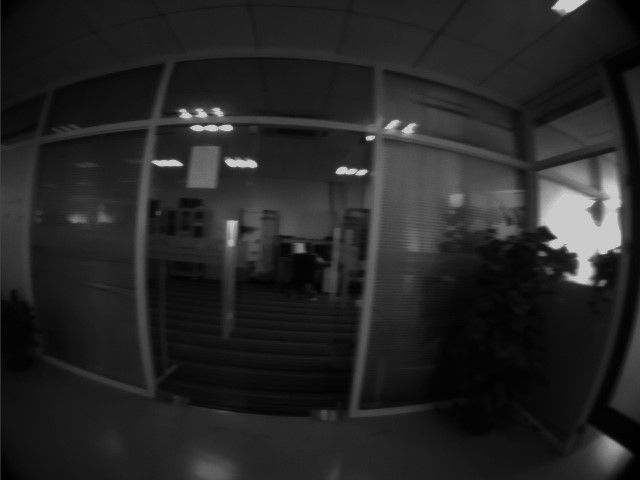
#> input picture images/input/test_o.jpg, 640 x 480 px
$ python HistogramSpecialization.py
#> lines starting #> are read from the running program, lines starting #| are printed output that depends on the picture
#!/usr/bin/env
# -*- coding: utf-8 -*-
'''
Script Name     : HistogramSpecialization
Author          : Charles Young
Python Version  : Python 3.5.4
Requirements    : (Please check document: requirements.txt or use command "pip install -r requirements.txt")
Date     		: 2018-09-18
'''

'''This script implements a histogram specialization algorithm described as follows.
Histogram Specialization Algorithm (HSA):
Step 1: Calculate the cumulative histogram of the first image: f_1(I).
Step 2: Calculate the cumulative histogram of the second image: f_2(I).
Step 3: Build a lookup table I' = finv_2(f_1(I)) by finding the corresponding gray level
	I'_j of each gray level I_i, where I'_j = argmin_j |f_1(I_i) - f_2(I'_j)|.
Step 4: Map the new intensity of each pixel by finding the lookup table.
'''

import numpy as np
import matplotlib.pyplot as plt # require pillow
import matplotlib.image as mpimg
import argparse
import os.path

images_dir = "images/input/"

def get_args():
    parser = argparse.ArgumentParser()
    origin_file = "test_o.jpg"
    target_file = "test_t.jpg"
    parser.add_argument('-o', "--origin_file", default = origin_file, help = "Original images to be specialized.")
    parser.add_argument('-t', "--target_file", default = target_file, help = "Target images.")
    return parser.parse_args()


def rgb2gray(rgb_image):
	"""
	Transform the input rgb image to corresponding grayscale image.grayscale

	Arguments:
    -----------
        rgb_image: np.ndarray
            Image to transform

    Returns:
    -----------
        gray_image: np.ndarray
            The transformed output image
	"""
	return np.dot(rgb_image[...,:3], [0.299, 0.587, 0.114])


def imhist(img):
	"""
	Get the histogram of input image.

    Arguments:
    -----------
        img: np.ndarray
            Input image

    Returns:
    	pixel_val: np.ndarray
			The set of unique pixel values, s.t. the x axis values of histogram.
		pixel_cnt: np.ndarray
			Corresponding counts of the pixel_val, s.t. the y axis values of histogram.
    -----------

	"""
	pixel_val, pixel_cnt = np.unique(img, return_counts = True)
	return pixel_val, pixel_cnt


def ecdf(img):
	"""
	Compute the empirical cumulative distribution function of the input image.

    Arguments:
    -----------
        img: np.ndarray
            Input image

    Returns:
    -----------
    	pixel_val: np.ndarray
			The set of unique pixel values, s.t. the x axis values of the empirical cumulative distribution.
		ecdf: np.ndarray
			The cumulative probability density values, s.t. the y axis values of histogram.
    """

	# Get the set of unique pixel values and their corresponding counts.
	pixel_val, pixel_cnt = imhist(img)
	# Calculate cumsum.
	ecdf = np.cumsum(pixel_cnt).astype(np.float64)
	# Normalize to [0,1].
	ecdf /= ecdf[-1]
	return pixel_val, ecdf


def hist_match(x_org, y_org, x_tar, y_tar):
    """
    Build the lookup table described in step 3.

    Arguments:
    -----------
    	x_org, y_org: np.ndarray
    		The cumulative distribution function of orginal image.
    	x_tar, y_tar: np.ndarray
    		The cumulative distribution function of target image.

    Returns:
    -----------
    	x_lookup, y_lookup: np.ndarray
    		Map from original brightness to target brightness.
    """
    x_lookup = np.zeros(x_org.shape)
    y_lookup = np.zeros(y_org.shape)

    for i in range(x_lookup.shape[0]):
    	x_lookup[i] = x_org[i]
    	y_lookup[i] = x_tar[np.argmin(np.abs(y_tar - y_org[i]))]

    return x_lookup, y_lookup


def hist_specialize(img_org, img_tar, x_lookup, y_lookup):
	"""
    Map the new intensity of each pixel by finding the lookup table.

    Arguments:
    -----------
		img_org: np.ndarray
			The original image.
		img_tar: np.ndarray
			The target image.
    	x_lookup, y_lookup: np.ndarray
    		Map from original brightness to target brightness.

    Returns:
    	img_adj: np.ndarray
    		The adjusted image.
    -----------

	"""
	img_adj = np.zeros(img_org.shape)
	row, col = img_org.shape
	for i in range(row):
		for j in range(col):
			org_idx = np.argwhere(x_lookup == img_org[i][j])[0][0]
			img_adj[i][j] = y_lookup[org_idx]
	return img_adj


def disp(img):
	img_org, img_adj, img_tar = img

	x_org_hist, y_org_hist = imhist(img_org)
	x_adj_hist, y_adj_hist = imhist(img_adj)
	x_tar_hist, y_tar_hist = imhist(img_tar)

	x_org_cdf, y_org_cdf = ecdf(img_org)
	x_adj_cdf, y_adj_cdf = ecdf(img_adj)
	x_tar_cdf, y_tar_cdf = ecdf(img_tar)

 	# Plot result.
	fig = plt.figure()
	gs = plt.GridSpec(3, 3)
	ax1 = fig.add_subplot(gs[0, 0])
	ax2 = fig.add_subplot(gs[0, 1], sharex = ax1, sharey = ax1)
	ax3 = fig.add_subplot(gs[0, 2], sharex = ax1, sharey = ax1)
	ax4 = fig.add_subplot(gs[1, 0])
	ax5 = fig.add_subplot(gs[1, 1], sharex = ax4, sharey = ax4)
	ax6 = fig.add_subplot(gs[1, 2], sharex = ax4, sharey = ax4)
	ax7 = fig.add_subplot(gs[2, :])
	for aa in (ax1, ax2, ax3):
	    aa.set_axis_off()

	ax1.imshow(img_org, cmap = plt.cm.gray)
	ax1.set_title('Original')
	ax2.imshow(img_adj, cmap = plt.cm.gray)
	ax2.set_title('Adjusted')
	ax3.imshow(img_tar, cmap = plt.cm.gray)
	ax3.set_title('Target')

	ax4.plot(x_org_hist, y_org_hist, '--k', lw = 1, label = 'Original')
	ax4.fill_between(x_org_hist, y_org_hist, interpolate = True, color = 'green', alpha = 0.5)
	ax5.plot(x_adj_hist, y_adj_hist, '--k', lw = 1, label = 'Adjusted')
	ax5.fill_between(x_adj_hist, y_adj_hist, interpolate = True, color = 'green', alpha = 0.5)
	ax6.plot(x_tar_hist, y_tar_hist, '--k', lw = 1, label = 'Target')
	ax6.fill_between(x_tar_hist, y_tar_hist, interpolate = True, color = 'green', alpha = 0.5)

	ax7.plot(x_org_cdf, y_org_cdf, '-r', lw = 3, label = 'Original')
	ax7.plot(x_adj_cdf, y_adj_cdf, '-b', lw = 3, label = 'Adjusted')
	ax7.plot(x_tar_cdf, y_tar_cdf, '--y', lw = 3, label = 'Target')
	ax7.set_xlim(x_org_cdf[0], x_org_cdf[-1])
	ax7.set_xlabel('Pixel value')
	ax7.set_ylabel('Cumulative %')
	ax7.legend(loc = 5)

	plt.show()


def main():
	# Get input images path.
	args = get_args()

	# Read in input images.
	img_org = rgb2gray(mpimg.imread(os.path.join(images_dir, args.origin_file)))
	img_tar = rgb2gray(mpimg.imread(os.path.join(images_dir, args.target_file)))
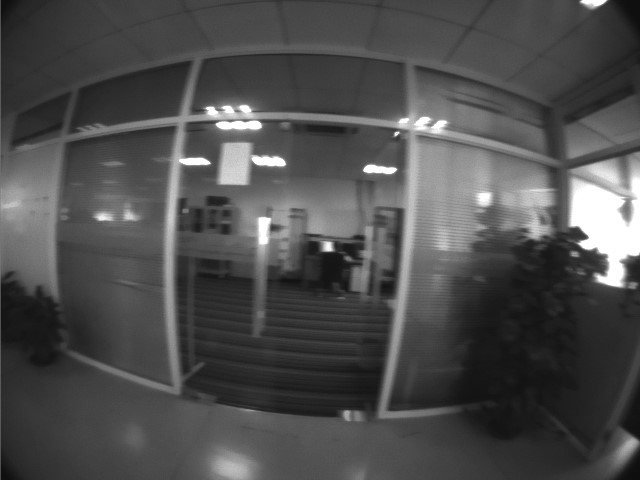
#> input picture images/input/test_t.jpg, 640 x 480 px

	# Implement step 1 and step 2 -- calculate the cumulative histograms of both images.
	x_org_cdf, y_org_cdf = ecdf(img_org)
#> in imhist, `pixel_val, pixel_cnt = np.unique(img, return_counts = True)`: pixel_val = 215 values from 0 to 216; pixel_cnt = 215 values, max 8894 at index 31, min 1 at index 211, mean 1428.8
#> in ecdf, `pixel_val, pixel_cnt = imhist(img)`: pixel_val = 215 values from 0 to 216
#> in ecdf, `ecdf = np.cumsum(pixel_cnt).astype(np.float64)`: ecdf = 215 values from 632 to 307200
#> in ecdf, `ecdf /= ecdf[-1]`: ecdf = 215 values from 0.00206 to 1
#> x_org_cdf = 215 values from 0 to 216; y_org_cdf = 215 values from 0.00206 to 1
	x_tar_cdf, y_tar_cdf = ecdf(img_tar)
#> x_tar_cdf = 243 values from 13 to 255; y_tar_cdf = 243 values from 1.3e-05 to 1

	# Implement step 3 -- calculate lookup table.
	x_lookup, y_lookup = hist_match(x_org_cdf, y_org_cdf, x_tar_cdf, y_tar_cdf)
#> after the loop in hist_match, `for i in range(x_lookup.shape[0]):`: x_lookup = 215 values from 0 to 216; y_lookup = 215 values from 17 to 255
#> x_lookup = 215 values from 0 to 216; y_lookup = 215 values from 17 to 255

	# Implement step 4 -- map the new intensity of each pixel.
	img_adj = hist_specialize(img_org, img_tar, x_lookup, y_lookup)
#> after the loop in hist_specialize, `for i in range(row):`:
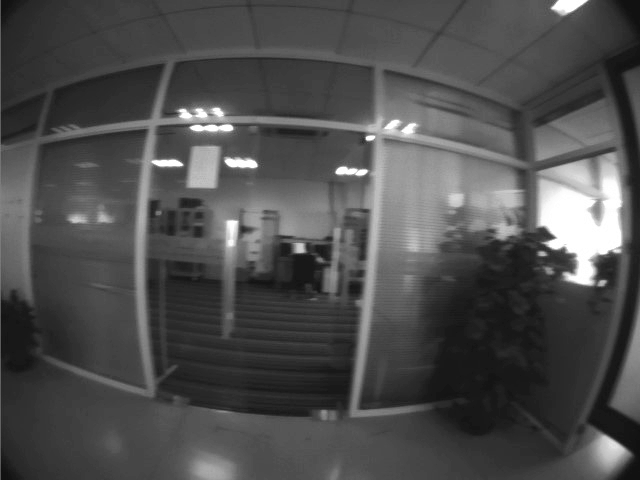
#> img_adj: shape (480, 640) float64; min 17, max 255, mean 78.3

	# Display results.
	disp((img_org, img_adj, img_tar))
#> in disp, `x_org_hist, y_org_hist = imhist(img_org)`: x_org_hist = 215 values from 0 to 216; y_org_hist has the same summary as pixel_cnt in imhist
#> in disp, `x_adj_hist, y_adj_hist = imhist(img_adj)`: x_adj_hist = 171 values from 17 to 255; y_adj_hist = 171 values, max 8894 at index 31, min 22 at index 157, mean 1796.5
#> in disp, `x_tar_hist, y_tar_hist = imhist(img_tar)`: x_tar_hist = 243 values from 13 to 255; y_tar_hist = 243 values, max 5042 at index 57, min 4 at index 0, mean 1264.2
#> in disp, `x_org_cdf, y_org_cdf = ecdf(img_org)`: x_org_cdf = 215 values from 0 to 216; y_org_cdf = 215 values from 0.00206 to 1
#> in disp, `x_adj_cdf, y_adj_cdf = ecdf(img_adj)`: x_adj_cdf = 171 values from 17 to 255; y_adj_cdf = 171 values from 0.00206 to 1
#> in disp, `x_tar_cdf, y_tar_cdf = ecdf(img_tar)`: x_tar_cdf = 243 values from 13 to 255; y_tar_cdf = 243 values from 1.3e-05 to 1
#> in disp, `plt.show()`:
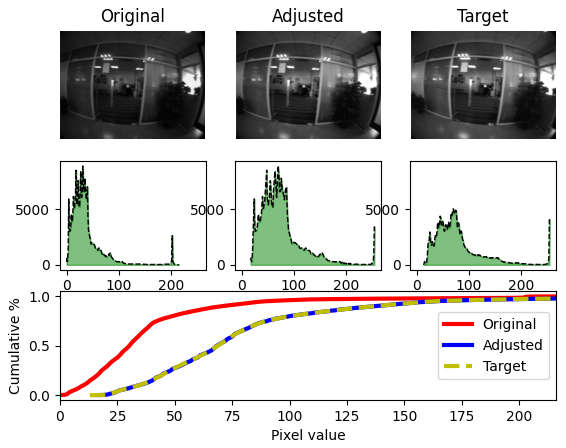
#> figure drawn by matplotlib, 7 panels; panel 4: curve peaks at x = 31, y = 8894; panel 5: curve peaks at x = 70, y = 8894; panel 6: curve peaks at x = 70, y = 5042; panel 7: curve peaks at x = 216, y = 1


if __name__ == '__main__':
	main()
